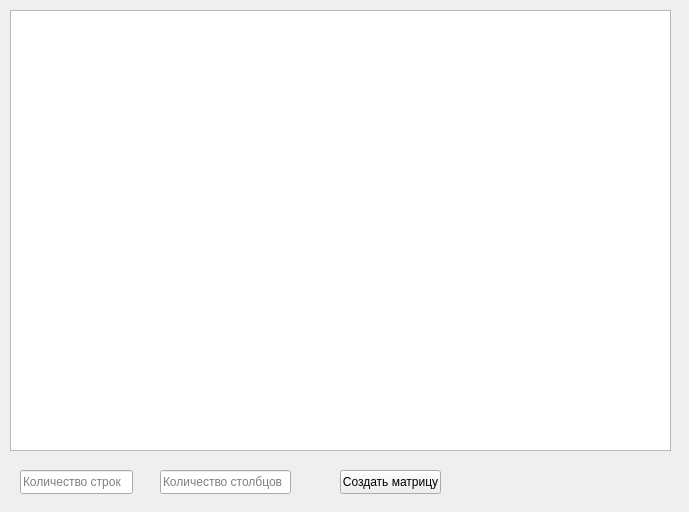
<?xml version="1.0" encoding="UTF-8"?>
<ui version="4.0">
 <class>UserInterfaceClass</class>
 <widget class="QMainWindow" name="UserInterfaceClass">
  <property name="geometry">
   <rect>
    <x>0</x>
    <y>0</y>
    <width>689</width>
    <height>512</height>
   </rect>
  </property>
  <property name="windowTitle">
   <string>UserInterface</string>
  </property>
  <widget class="QWidget" name="centralWidget">
   <widget class="QTableWidget" name="tableWidget">
    <property name="geometry">
     <rect>
      <x>10</x>
      <y>10</y>
      <width>661</width>
      <height>441</height>
     </rect>
    </property>
   </widget>
   <widget class="QPushButton" name="pushButton">
    <property name="geometry">
     <rect>
      <x>340</x>
      <y>470</y>
      <width>101</width>
      <height>24</height>
     </rect>
    </property>
    <property name="text">
     <string>Создать матрицу</string>
    </property>
   </widget>
   <widget class="QLineEdit" name="lineEdit">
    <property name="geometry">
     <rect>
      <x>20</x>
      <y>470</y>
      <width>113</width>
      <height>24</height>
     </rect>
    </property>
    <property name="placeholderText">
     <string>Количество строк</string>
    </property>
   </widget>
   <widget class="QLineEdit" name="lineEdit_2">
    <property name="geometry">
     <rect>
      <x>160</x>
      <y>470</y>
      <width>131</width>
      <height>24</height>
     </rect>
    </property>
    <property name="placeholderText">
     <string>Количество столбцов</string>
    </property>
   </widget>
  </widget>
 </widget>
 <layoutdefault spacing="6" margin="11"/>
 <resources/>
 <connections/>
</ui>
